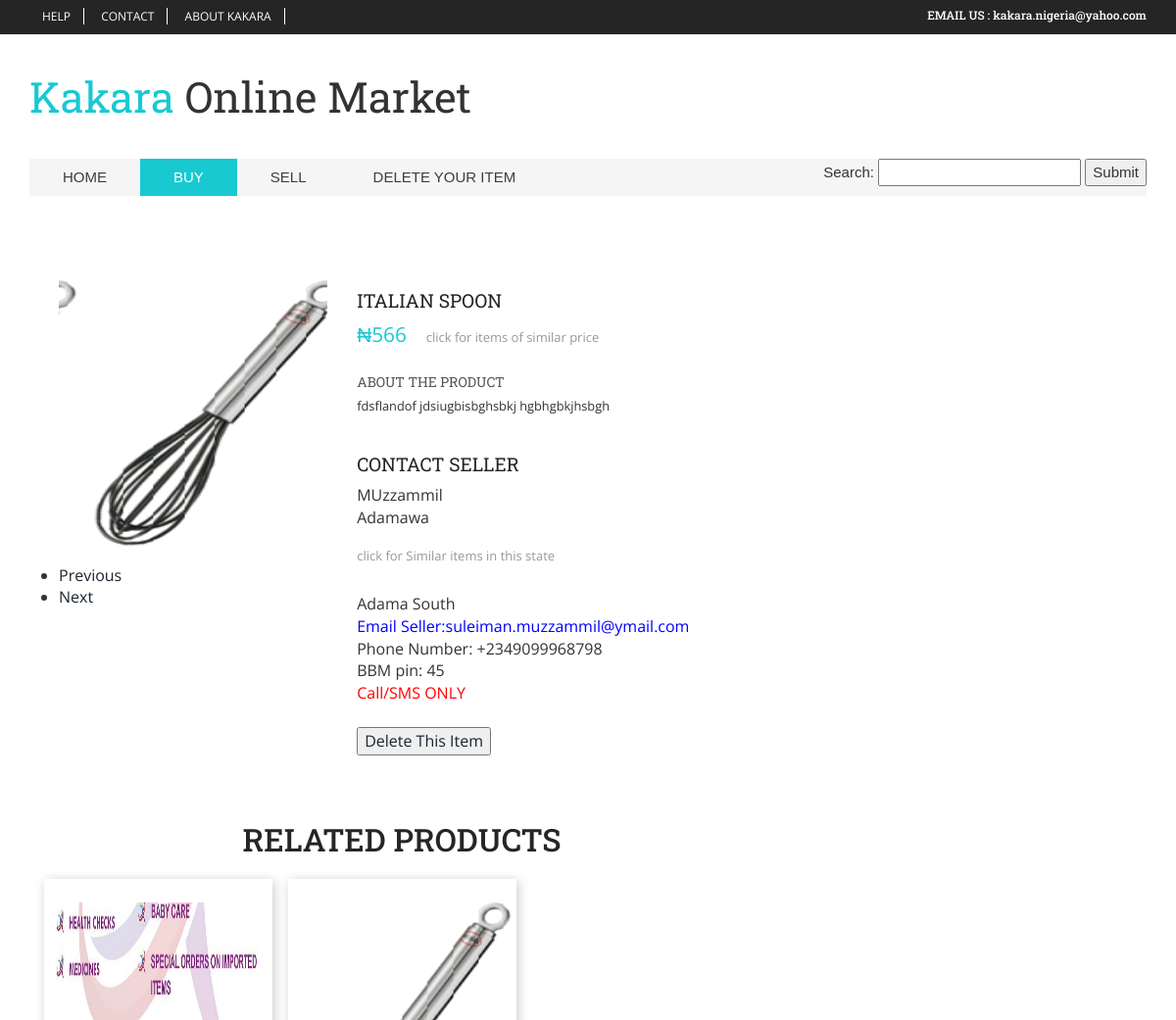
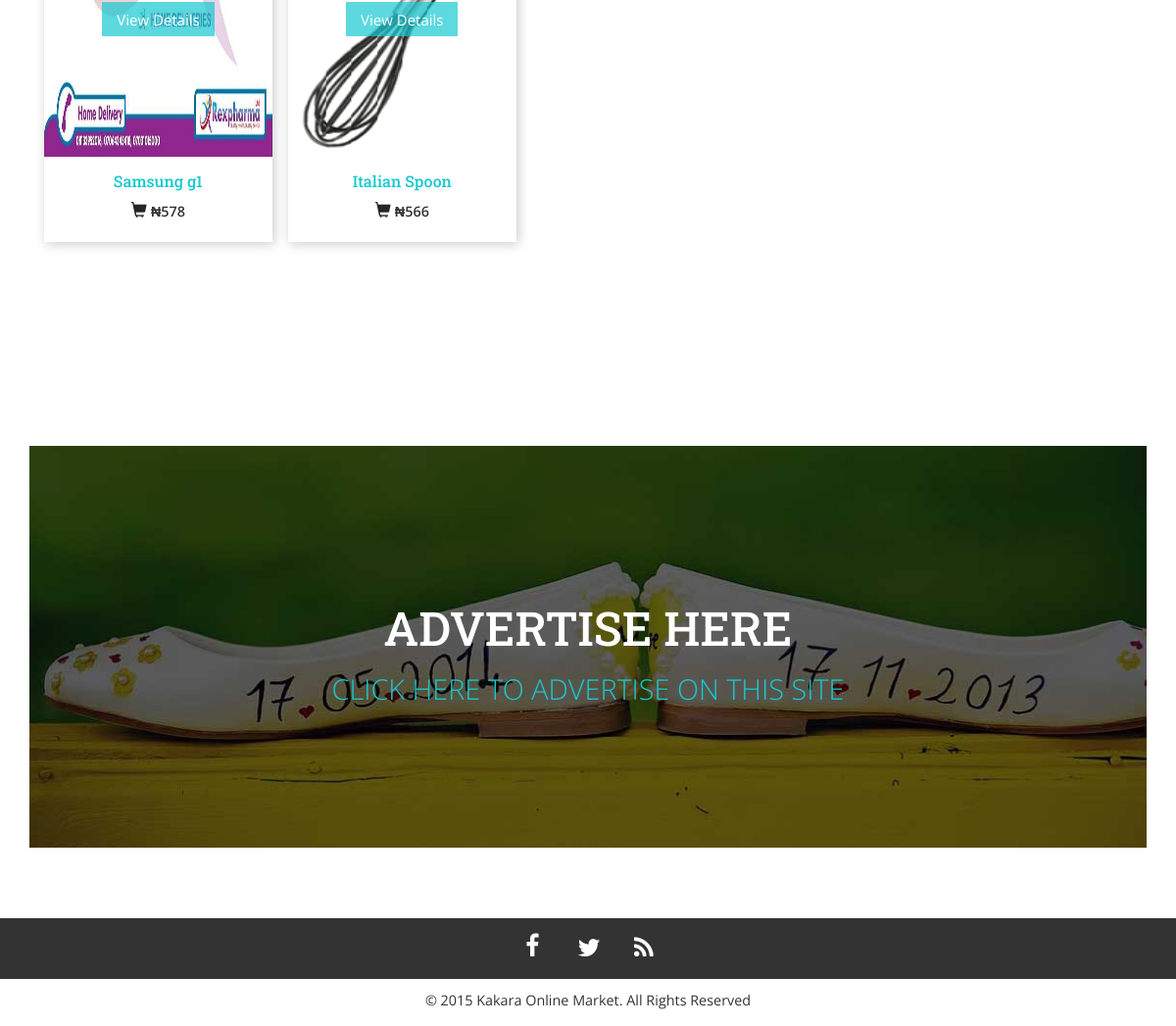
/item.php?id=3, run on the app's committed database (2 pictures, top to bottom).
### tables this page shows
CREATE TABLE IF NOT EXISTS `products` (
`id` int(11) NOT NULL,
  `category` varchar(30) NOT NULL,
  `name` varchar(50) NOT NULL,
  `img_name` varchar(50) NOT NULL,
  `img_url` varchar(100) NOT NULL,
  `price` varchar(10) NOT NULL,
  `condition1` varchar(20) NOT NULL,
  `location` varchar(50) NOT NULL,
  `lga` varchar(50) NOT NULL,
  `about` varchar(500) NOT NULL,
  `full_name` varchar(50) NOT NULL,
  `email` varchar(50) NOT NULL,
  `phone` varchar(30) NOT NULL,
  `bbm` varchar(10) NOT NULL,
  `preferred` varchar(20) NOT NULL,
  `password` varchar(50) NOT NULL,
  `time` timestamp NOT NULL DEFAULT CURRENT_TIMESTAMP ON UPDATE CURRENT_TIMESTAMP
);

### item.php (the view, shortened to what this page needs)
<!DOCTYPE HTML>
<html>
<head>
	<link href="css/bootstrap.css" rel='stylesheet' type='text/css' />
	<link href="css/style.css" rel='stylesheet' type='text/css' />
	<link href="css/megamenu.css" rel="stylesheet" type="text/css" media="all" />
</head>
<body>
	<div class="top_bg" id="home">
		<div class="container">
			<div class="header_top">
				<div class="top_right">
					<ul>
						<li><a href="contact.php">help</a></li>
						<li><a href="contact.php">Contact</a></li>
						<li><a href="#">About Kakara</a></li>
					</ul>
				</div>
				<div class="top_left">
					<h6>Email Us :<span style="text-transform:lowercase"> kakara.nigeria@yahoo.com</span> </h6>
				</div>
					<div class="clearfix"></div>
			</div>
		</div>
	</div>
<div class="header_bg">
   <div class="container">
	<div class="header">
	  <div class="head-t">
		 <div class="logo">
			  <a href="index.php"><h1>Kakara <span>Online Market</span></h1> </a>
		 </div>
		<div class="clearfix"></div>
	    </div>
		<ul class="megamenu skyblue">
			<li><a class="color1" href="index.php">Home</a></li>
			<li class="active grid"><a class="color4" href="products.php">Buy</a></li>
			<li class="grid"><a class="color2" href="sell.php">Sell</a></li>
			<li><a class="color4" href="login.php">Delete Your Item</a></li>
			<li style="float:right;" class="">
			<form method="post"  action="products.php">
				Search: <input type="text" name="term" />
				<input type="submit" value="Submit" />
			</form>
			</li>
			<div class="row">
			</div>
			 </ul>
	</div>
	</div>
</div>
	<div class="products">
		<div class="container">
			<div class="products-grids">
				<div class="col-md-8 products-grid-auto">
					<?php
			if(isset($_GET['id']))
				{
					$id = $_GET['id'];
				}
					$view = mysql_query("SELECT * FROM products WHERE id = '$id' ") or die(mysql_error());
			while ($row = mysql_fetch_assoc($view))
				{
							$category = $row['category'];
							$name = $row['name'];
							$img_url = $row['img_url'];
							$price = $row['price'];
							$location = $row['location'];
							$lga = $row['lga'];
							$about = $row['about'];
							$full_name = $row['full_name'];
							$email = $row['email'];
							$phone = $row['phone'];
							$bbm = $row['bbm'];
							$preferred = $row['preferred'];
							$time = $row['time']; ?>
				<div class="col-md-5 grid-single">
						<div class="flexslider">
							  <ul class="slides">
								<li data-thumb="<?php echo $img_url?>">
									<div class="thumb-image"><img style="width:280px; height:280px;" src="<?php echo $img_url?>" data-imagezoom="true" class="img-responsive" alt=""/> </div>
								</li>
							  </ul>
						</div>
				</div>
				<div class="col-md-7 single-text">
					<div class="details-left-info simpleCart_shelfItem">
						<h3><?php echo $name?></h3>
						<div class="price_single">
							<span class="actual item_price">&#8358;<?php echo $price?></span><a href="samePrice.php?id='$id'">click for items of similar price</a>
						</div>
						<h2 class="quick">About The Product</h2>
						<p class="quick_desc"><?php echo $about?></p>
					    <h3>Contact Seller</h3>
						<p><?php echo $full_name?></p>
						<p><?php echo $location?></p><div class="price_single"><a href="sameLoc.php?id='$id'">click for Similar items in this state</a></div></p>
						<p><?php echo $lga?></p>
						<p style="color:blue;">Email Seller:<?php echo $email?></p>
						<p>Phone Number: <?php echo $phone?></p>
						<p>BBM pin: <?php echo $bbm?></p>
						<p style='color:red'><?php echo $preferred?></p>
						<br />
						<button><?php echo "<a href='validDelete.php?id=$id'>"."Delete This Item"."</a>"; ?></button>
						<br />
						<br />
				<?php }  ?>
				</div>
				<br />
			</div>
				<br class="clear:both";/>
			<h3 class="tittle">Related Products</h3>
			<br />
			<div class="products-grid-lft">
							<?php $query = mysql_query("SELECT * FROM products WHERE category = '$category' LIMIT 6")OR DIE (mysql_error());
							while ($row = mysql_fetch_assoc($query))
							{
								$id = $row['id'];
								$name = $row['name'];
								$img_url = $row['img_url'];
								$price = $row['price'];
							?>
							<div class="products-grd">
								<div class="p-one simpleCart_shelfItem prd">
									<?php echo "<a href='item.php?id=$id'>" ?>
											<img style="height:280px; width:280px;" src="<?php echo $img_url?>" alt="" class="img-responsive" />
									</a>
									<h4><?php echo $name ?></h4>
									<p><a class="item_add" href="#"><i class="glyphicon glyphicon-shopping-cart"></i> <span class=" item_price valsa">&#8358;<?php echo $price ?></span></a></p>
									<div class="pro-grd">
										<?php echo "<a href='item.php?id=$id'>" ?> View Details</a>
									</div>
								</div>
							</div>
							<?php } ?>
					</div>
	</div>
				<div class="clearfix"></div>
		<div class="collection-section">
				</div>
		</div>
		</div>
	</div>
		  <div class="mid-content">
            <div class="container">
			  <div class="middle">
			    <div class="mid-top">
			      <a href="advertise.php"><h3>Advertise Here</h3></a>
				  <p>click here to advertise on this site</p>
			    </div>
			 </div>
	       </div>
		 </div>
	<ul class="socials">
				    <li><a class="soc1" href="#"></a></li>
				    <li><a class="soc2" href="#"></a></li>
				    <li><a class="soc3" href="#"></a></li>
				</ul>
	 <div class="copy">
		<div class="container">
			<p>&copy; 2015 Kakara Online Market. All Rights Reserved </p>
		</div>
	</div>
</body>
</html

### css/style.css (style rules this page uses)
html, body { font-family: 'Open Sans', sans-serif; font-size: 100%; background:#fff; }
body a { transition:0.5s all; -webkit-transition:0.5s all; -moz-transition:0.5s all; -o-transition:0.5s all; -ms-transition:0.5s all;13 }
input[type="button"],input[type="submit"],li.parallelogram { transition:0.5s all; -webkit-transition:0.5s all; -moz-transition:0.5s all; -o-transition:0.5s all; -ms-transition:0.5s all; }
h1,h2,h3,h4,h5,h6 { margin:0; font-family: 'Roboto Slab', serif; }
p { margin:0; }
ul { margin:0; padding:0; }
.top_bg { background: #252525; }
.header_top { padding: 9px 0 8px; }
.top_left { float: right; }
.top_left h6 { text-transform:uppercase; font-size:12px; color:#ffffff; }
.top_right { float:left; color: #ffffff; margin-top: -5px; }
.top_right ul { padding:0; list-style:none; }
.top_right ul li { display: inline-block; margin: 0 0px; border-right:1px solid #fff; }
.top_right ul li:last-child { margin-right: 0; }
.top_right ul li a { text-align:center; padding: 0px 13px; text-transform:uppercase; font-size:12px; display:block; color:#ffffff; -webkit-transition: all 0.3s ease-in-out; -moz-transition: all 0.3s ease-in-out; -o-transition: all 0.3s ease-in-out; transition: all 0.3s ease-in-out; }
.logo { margin: 1.5em 0; float:left; }
.logo a h1 { font-size: 2.7em; font-weight:400; color: #18C9D2; font-family: 'Roboto Slab', serif; }
.logo h1 span { color: #333; }
.head-t { padding: 1em 0; }
.products { padding: 1em 0 4em 0; }
ul.megamenu.skyblue { background: #f5f5f5; }
.collection-section { padding: 4em 0; }
.middle { background: url(../images/middle.jpg) no-repeat; background-size: cover; -webkit-background-size: cover; -o-background-size: cover; -moz-background-size: cover; min-height:410px; }
.mid-top { text-align: center; padding-top: 10em; }
.mid-top h3 { color: #fff; font-size: 3em; text-transform: uppercase; }
.mid-top p { font-size: 1.8em; color: #18C9D2; text-transform: uppercase; font-weight:300; margin-top: 0.5em; }
.mid-content { padding: 1em 0 3em 0; }
h3.tittle { color: #252525; font-size:2em; text-align: center; text-transform: uppercase; }
.products-grids { padding:4em 0 0; }
.products-grd { float:left; width:31.9%; text-align: center; position:relative; }
.products-grd:nth-child(2) { margin:0 1em; }
.pro-grd { position:absolute; top: 39%; left:0%; width: 100%; }
.pro-grd a { color: #fff; font-size: 15px; margin: 0; background: rgba(24, 201, 210, 0.7); text-decoration: none; padding: 0.5em 1em; }
span.valsa { color:#204056; }
.prd p { padding-bottom: 1em; }
.prd p i { color: #252525; font-size: 1em; }
.p-one { box-shadow: 2px 2px 11px #CCCBCB; padding: 1.5em 0 0; }
span.valsa { color: #333; font-size: 0.9em; font-weight: 600; line-height: 2em; }
.p-one h4 { margin: 1em 0 0.5em 0; color: #18C9D2; font-size: 1em; }
.thumb-image { width: 305px; padding-left: 19px; }
.thumb-image > img { width: 100%; }
.details-left-info h3 { margin: 10px 0 10px; font-size: 1.2em; color: #242424; font-weight: 400; text-transform: uppercase; }
.price_single { font-size: 1.3em; margin: 0.5em 0 1.2em; }
span.actual { color: #18C9D2; font-size: 1em; margin-right: 5%; font-weight: 400; }
.price_single a { color: #999; font-size: 13px; }
h2.quick { color: #555; font-size: 14px; text-transform: uppercase; margin-bottom: 0.5em; font-weight:400; }
p.quick_desc { font-size: 0.8em; line-height: 1.6em; margin-bottom: 3em; }
ul.socials { margin: 2% auto 1%; text-align: center; background-color: #333; padding-top: 5px; }
ul.socials li { list-style: none; display: inline-block; }
.socials li a { display: inline-block; position: relative; overflow: hidden; height: 51px!important; width: 51px!important; }
.socials li .soc1 { background: url(../images/social-1.png) 0 100% no-repeat; }
.socials li .soc2 { background: url(../images/social-2.png) 0 100% no-repeat; }
.socials li .soc3 { background: url(../images/social-3.png) 0 100% no-repeat; }
.copy { padding-bottom: 1em; }
.copy p { color: #333; font-size: 0.9em; text-align: center; }

### data on the page
products: img_url (picture), name "ITALIAN SPOON", price "566", about "fdsflandof jdsiugbisbghsbkj hgbhgbkjhsbgh", full_name "MUzzammil", location "Adamawa", lga "Adama South", email "suleiman.muzzammil@ymail.com", phone "+2349099968798", bbm "45", preferred "Call/SMS ONLY", name "Italian Spoon"
products: img_url (picture), name "Samsung g1", price "578"
